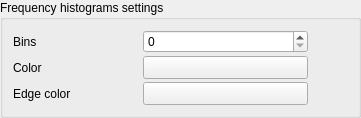
    <widget class="QgsCollapsibleGroupBox" name="mGroupBox_4">
     <property name="sizePolicy">
      <sizepolicy hsizetype="MinimumExpanding" vsizetype="Fixed">
       <horstretch>0</horstretch>
       <verstretch>0</verstretch>
      </sizepolicy>
     </property>
     <property name="minimumSize">
      <size>
       <width>0</width>
       <height>0</height>
      </size>
     </property>
     <property name="maximumSize">
      <size>
       <width>16777215</width>
       <height>16777215</height>
      </size>
     </property>
     <property name="title">
      <string>Frequency histograms settings</string>
     </property>
     <layout class="QVBoxLayout" name="verticalLayout_7">
      <property name="spacing">
       <number>5</number>
      </property>
      <property name="leftMargin">
       <number>10</number>
      </property>
      <property name="topMargin">
       <number>10</number>
      </property>
      <property name="rightMargin">
       <number>10</number>
      </property>
      <property name="bottomMargin">
       <number>10</number>
      </property>
      <item>
       <layout class="QVBoxLayout" name="verticalLayout_8">
        <property name="spacing">
         <number>3</number>
        </property>
        <item>
         <layout class="QHBoxLayout" name="horizontalLayout_18">
          <property name="spacing">
           <number>0</number>
          </property>
          <item>
           <widget class="QLabel" name="binsLabel">
            <property name="minimumSize">
             <size>
              <width>100</width>
              <height>0</height>
             </size>
            </property>
            <property name="styleSheet">
             <string notr="true">font: 8pt &quot;MS Shell Dlg 2&quot;;</string>
            </property>
            <property name="text">
             <string>Bins</string>
            </property>
           </widget>
          </item>
          <item>
           <spacer name="horizontalSpacer_25">
            <property name="orientation">
             <enum>Qt::Horizontal</enum>
            </property>
            <property name="sizeType">
             <enum>QSizePolicy::Fixed</enum>
            </property>
            <property name="sizeHint" stdset="0">
             <size>
              <width>30</width>
              <height>20</height>
             </size>
            </property>
           </spacer>
          </item>
          <item>
           <widget class="QSpinBox" name="binsSpinBox">
            <property name="minimumSize">
             <size>
              <width>165</width>
              <height>18</height>
             </size>
            </property>
           </widget>
          </item>
          <item>
           <spacer name="horizontalSpacer_26">
            <property name="orientation">
             <enum>Qt::Horizontal</enum>
            </property>
            <property name="sizeHint" stdset="0">
             <size>
              <width>40</width>
              <height>20</height>
             </size>
            </property>
           </spacer>
          </item>
         </layout>
        </item>
        <item>
         <layout class="QHBoxLayout" name="horizontalLayout_19">
          <property name="spacing">
           <number>0</number>
          </property>
          <item>
           <widget class="QLabel" name="colorLabel">
            <property name="minimumSize">
             <size>
              <width>100</width>
              <height>0</height>
             </size>
            </property>
            <property name="styleSheet">
             <string notr="true">font: 8pt &quot;MS Shell Dlg 2&quot;;</string>
            </property>
            <property name="text">
             <string>Color</string>
            </property>
           </widget>
          </item>
          <item>
           <spacer name="horizontalSpacer_27">
            <property name="orientation">
             <enum>Qt::Horizontal</enum>
            </property>
            <property name="sizeType">
             <enum>QSizePolicy::Fixed</enum>
            </property>
            <property name="sizeHint" stdset="0">
             <size>
              <width>30</width>
              <height>20</height>
             </size>
            </property>
           </spacer>
          </item>
          <item>
           <widget class="QgsColorButton" name="colorColorButton">
            <property name="minimumSize">
             <size>
              <width>165</width>
              <height>18</height>
             </size>
            </property>
           </widget>
          </item>
          <item>
           <spacer name="horizontalSpacer_28">
            <property name="orientation">
             <enum>Qt::Horizontal</enum>
            </property>
            <property name="sizeHint" stdset="0">
             <size>
              <width>40</width>
              <height>20</height>
             </size>
            </property>
           </spacer>
          </item>
         </layout>
        </item>
        <item>
         <layout class="QHBoxLayout" name="horizontalLayout_20">
          <property name="spacing">
           <number>0</number>
          </property>
          <item>
           <widget class="QLabel" name="edgeColorLabel">
            <property name="minimumSize">
             <size>
              <width>100</width>
              <height>0</height>
             </size>
            </property>
            <property name="styleSheet">
             <string notr="true">font: 8pt &quot;MS Shell Dlg 2&quot;;</string>
            </property>
            <property name="text">
             <string>Edge color</string>
            </property>
           </widget>
          </item>
          <item>
           <spacer name="horizontalSpacer_29">
            <property name="orientation">
             <enum>Qt::Horizontal</enum>
            </property>
            <property name="sizeType">
             <enum>QSizePolicy::Fixed</enum>
            </property>
            <property name="sizeHint" stdset="0">
             <size>
              <width>30</width>
              <height>20</height>
             </size>
            </property>
           </spacer>
          </item>
          <item>
           <widget class="QgsColorButton" name="edgeColorButton">
            <property name="minimumSize">
             <size>
              <width>165</width>
              <height>18</height>
             </size>
            </property>
           </widget>
          </item>
          <item>
           <spacer name="horizontalSpacer_30">
            <property name="orientation">
             <enum>Qt::Horizontal</enum>
            </property>
            <property name="sizeHint" stdset="0">
             <size>
              <width>40</width>
              <height>20</height>
             </size>
            </property>
           </spacer>
          </item>
         </layout>
        </item>
       </layout>
      </item>
     </layout>
    </widget>
